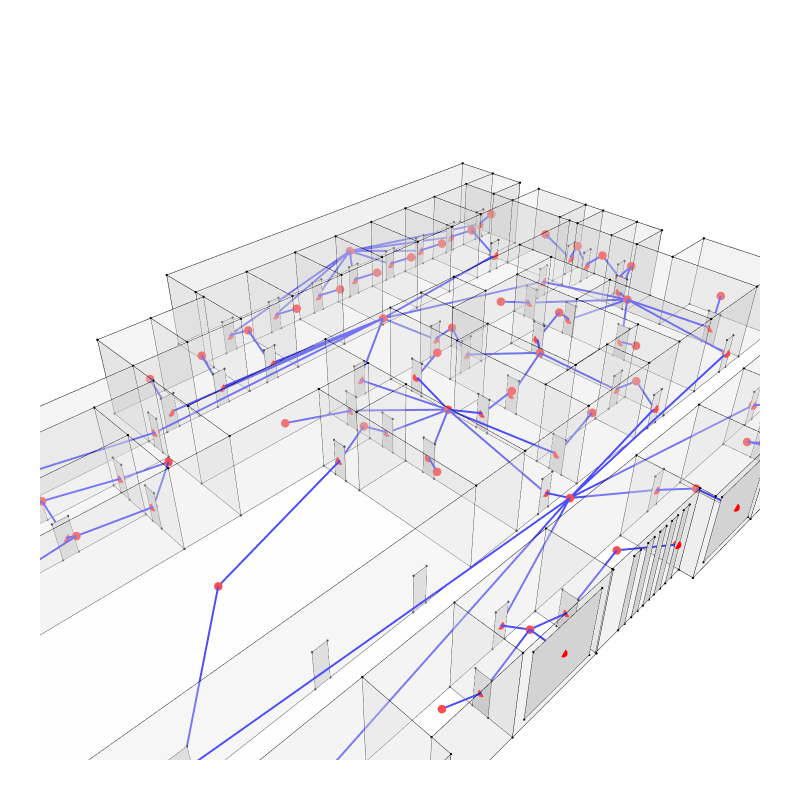

Notebook code for this chart:
### Code cell
vertices = Graph.Vertices(m)
for v in vertices:
    d = Dictionary.ByKeysValues(["size", "color"], [10, "red"])
    v = Topology.SetDictionary(v, d)

edges = Graph.Edges(m)
for e in edges:
    d = Dictionary.ByKeysValues(["width", "color"], [4, "blue"])
    e = Topology.SetDictionary(e, d)

Topology.Show([cc, m, doors, windows],
              vertexSizeKey="size",
              vertexColorKey="color",
              edgeWidthKey="width",
              edgeColorKey="color",
              faceOpacity=0.3,
              backgroundColor="white",
              width=800,
              height=800,
              renderer=renderer)
